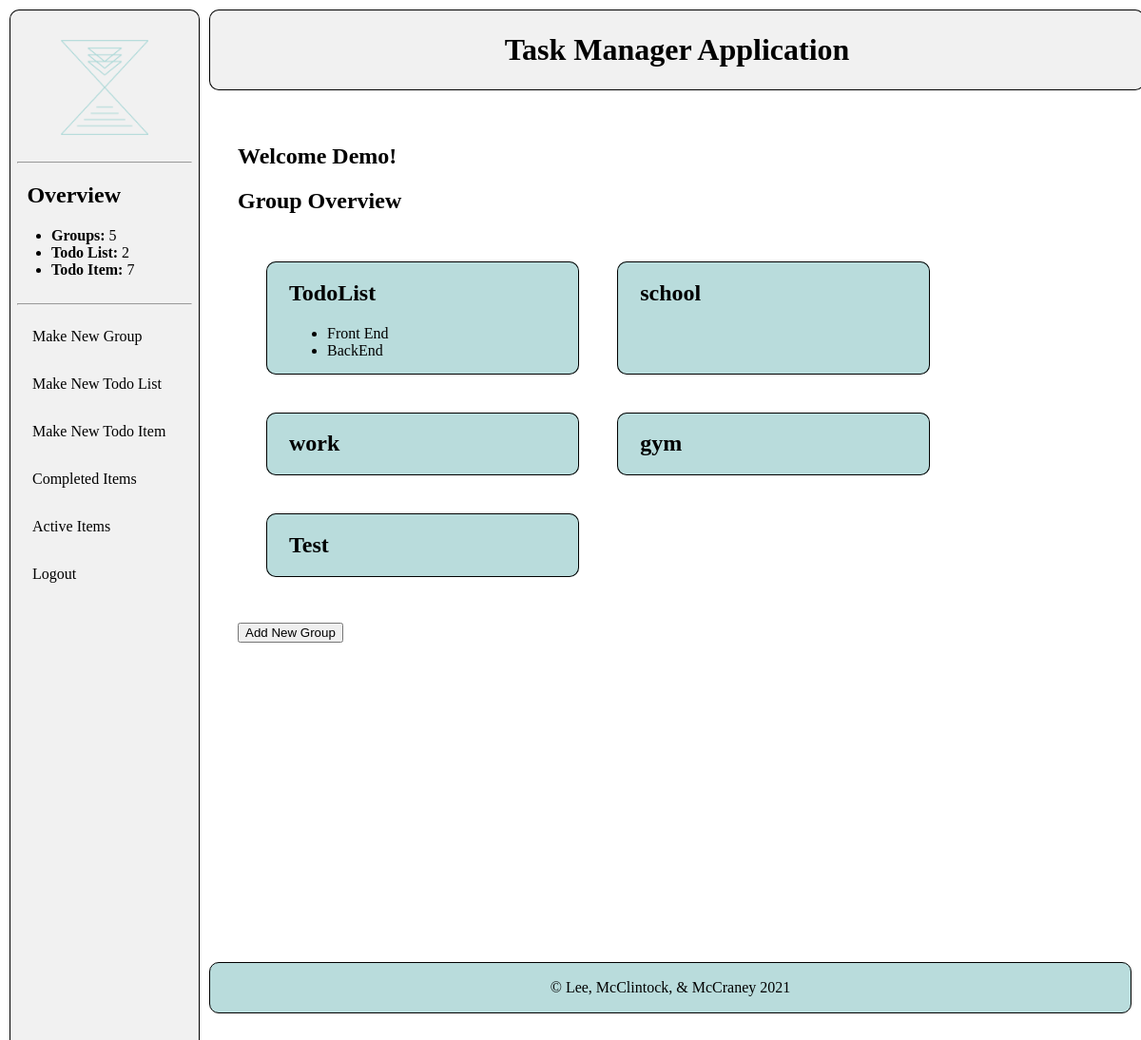
Page / (signed in) on the earlier database version.
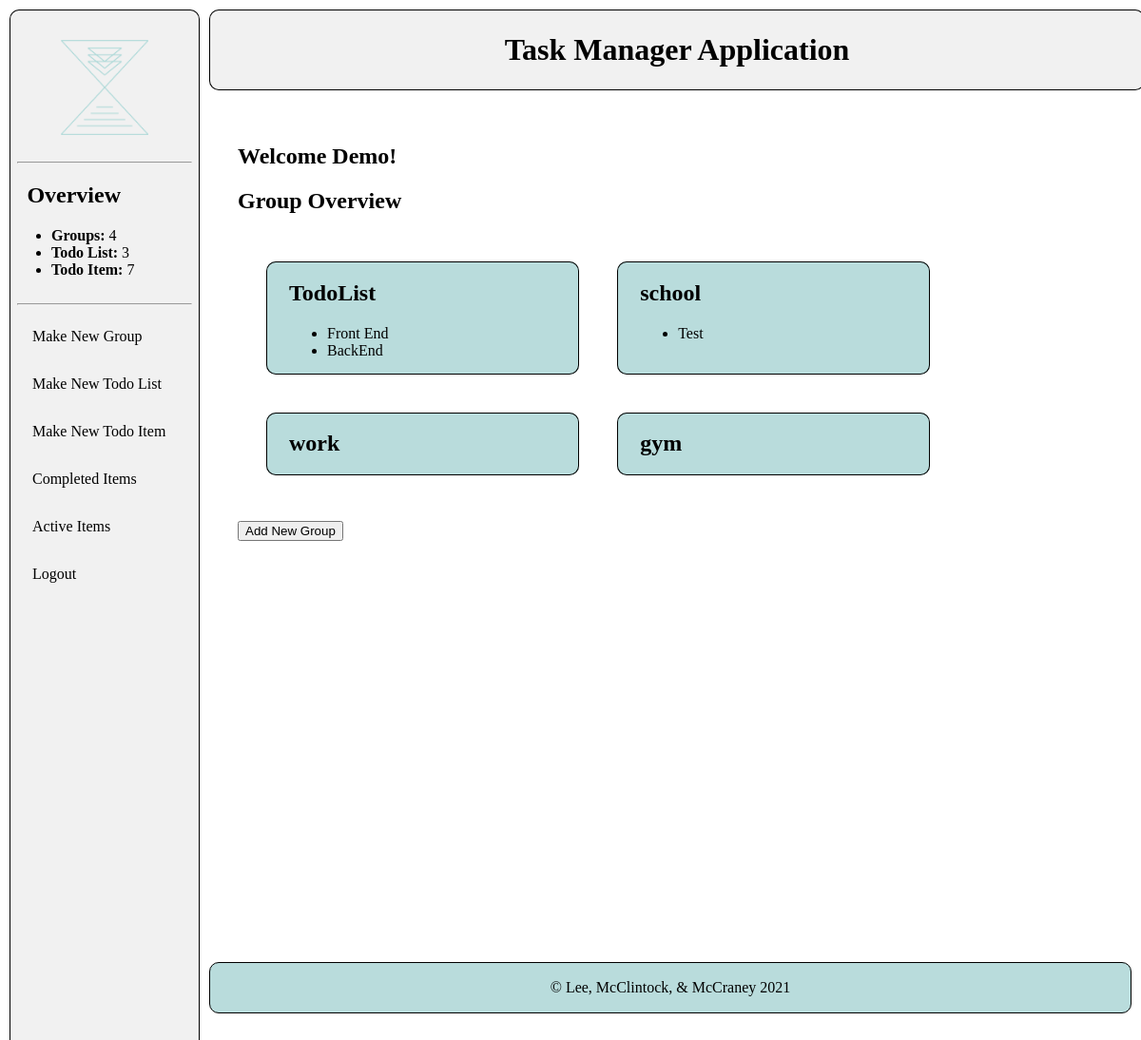
Same page on the later database version.
### calendarApp/models.py (models this page shows, shortened)
class Group(models.Model):
    user = models.ForeignKey(User, on_delete=models.CASCADE)
    name = models.CharField(max_length=200)
    def __str__(self):
        return self.name

class TodoList(models.Model):
    user = models.ForeignKey(User, on_delete=models.CASCADE)
    group = models.ForeignKey(Group, on_delete=models.CASCADE)
    name = models.CharField(max_length=200)
    def getGroup(self):
        return str(self.group)

### calendarApp/views.py (the view)
# urls.py: path('', views.index, name='index'),
@login_required
def index(request):
    groups = Group.objects.filter(user=request.user)
    todoLists = TodoList.objects.filter(user=request.user)
    todoItems = TodoItem.objects.filter(user=request.user)
    context = {
        "groups": groups,
        "todoLists": todoLists,
        "todoItems": todoItems,
    }
    return render(request, "index.html", context=context)

### calendarSite/context_processors.py (called while the page is built)
def count(request):
    if request.user.is_authenticated:
        return {
            'num_Group': Group.objects.filter(user=request.user).count(),
            'num_TodoList': TodoList.objects.filter(user=request.user).count(),
            'num_TodoItem': TodoItem.objects.filter(user=request.user).count(),
        }
    else:
        return {
            'num_Group': 0,
            'num_TodoList':0,
            'num_TodoItem': 0,
        }

### calendarApp/templates/index.html
{% extends "base_generic.html" %}
{% block content %}
<div class="content">
  <div class="main">
    {% if user.is_authenticated %}
      <h2>Welcome {{user.first_name}}!</h2>
    {% endif %}
    <h2>Group Overview</h2>
    {% if groups %}
      <div class="indexOverview">
        {% for group in groups %}
          <div class="groups">
            <h2><a href="/{{group.name}}">{{group.name}}</a></h2>
            <ul class="todoList">
            {% for todoList in todoLists %}
              {% if todoList.getGroup == group.name %}
                <li><a href="/{{todoList.group}}/{{todoList.name}}">{{todoList.name}}</a></li>
              {% endif %}
            {% endfor %}
            </ul>
          </div>
        {% endfor %}
      </div>
      <br>
      <button onclick="location.href='/makeNewGroup'">Add New Group</button>
    {% endif %}
  </div>
</div>
{% endblock %}

### calendarApp/templates/base_generic.html (shortened to what this page needs)
<!DOCTYPE html>
<html lang="en">
<head>
    {% load static %}
    <link rel="stylesheet" type="text/css" href="{% static 'calendarApp/style.css' %}">
</head>
<body>
    {% block navigation %}
        <div class='topbar'>
            <h1>Task Manager Application</h1>
        </div>
        <div class='sidebar'>
            <ul>
                <li>
                    <div class="logoPadding">
                    <a href="/"><img src="{% static 'calendarApp/calendarAppLogo1.png' %}" alt="Logo for Calendar Application" style="height: 100px;"></a>
                    </div>
                </li>
                <hr>
                <li>
                    <h2 id="sidebarOverviewHeading">Overview</h2>
                        <ul id="sidebarOverviewItems">
                        <li><strong>Groups:</strong> {{ num_Group }}</li>
                        <li><strong>Todo List:</strong> {{ num_TodoList }}</li>
                        <li><strong>Todo Item:</strong> {{ num_TodoItem }}</li>
                        </ul>
                </li>
                <br>
                <hr>
                <li><a href="/makeNewGroup">Make New Group</a></li>
                <li><a href="/makeNewTodoList">Make New Todo List</a></li>
                <li><a href="/makeNewTodoItem">Make New Todo Item</a></li>
                <li><a href="/completed">Completed Items</a></li>
                <li><a href="/uncompleted">Active Items</a></li>
                <li><a href="/logout">Logout</a></li>
            </ul>
        </div>
    {% endblock %}
    {% block content %}{% endblock %}
<footer>
    <p>&copy Lee, McClintock, & McCraney 2021</p>
</footer>
{% load static %}
</body>
</html>

### calendarApp/static/calendarApp/style.css (style rules this page uses)
body { margin: 10px; }
h1 { font-weight: bold; color: black; }
h2 { color: black; }
a { color: black; }
a:link { text-decoration: none; }
.logoPadding { padding: center; text-align: center; }
.sidebar ul { list-style: none; padding-inline-start: .5rem; padding-inline-end: .5rem; }
.topbar { margin-left: 210px; width: 82%; background-color: #f1f1f1; position: fixed; height: 85px; overflow: auto; border-radius:10px; display: flex; justify-content: center; align-items: center; box-shadow: 0px 0px 0px 1px black inset; z-index: 999; }
.sidebar { margin: 0; padding: 0; width: 200px; background-color: #f1f1f1; position: fixed; height: 97%; overflow: auto; border-radius:10px; box-shadow: 0px 0px 0px 1px black inset; }
.sidebar a { display: block; color: black; padding: 16px; text-decoration: none; }
.sidebar #sidebarOverviewItems { list-style-type: disc; padding-left: 36px; text-align: auto; }
.sidebar #sidebarOverviewHeading { padding-inline-start: .65rem; padding-bottom: 0px; }
div.main { width: 80%; max-width: 1920px; height: 100%; position: relative; padding-left: 1.5rem; padding-top: 7.5rem; }
div.content { margin-left: 200px; padding: 1px 16px; height: 1000px; }
.indexOverview, .groupOverview { padding: 30px; display: grid; grid-template-columns: repeat(auto-fit, minmax(15rem, 1fr)); grid-gap: 2.5rem; border-radius:10px; }
.groups, .todoLists { background-color: #B9DCDC; padding-left: 1.5rem; border-radius:10px; box-shadow: 0px 0px 0px 1px black inset; }
footer { text-align: center; margin-left: 210px; padding: 1px 16px; background-color: #B9DCDC; color: black; border-radius:10px; border: 1px solid black; }

Differences in the rows shown:
removed Group: name "Test"
added TodoList: name "Test", shown under Group "school"
Other differences:
{{ num_Group }}: "5" → "4"
{{ num_TodoList }}: "2" → "3"
